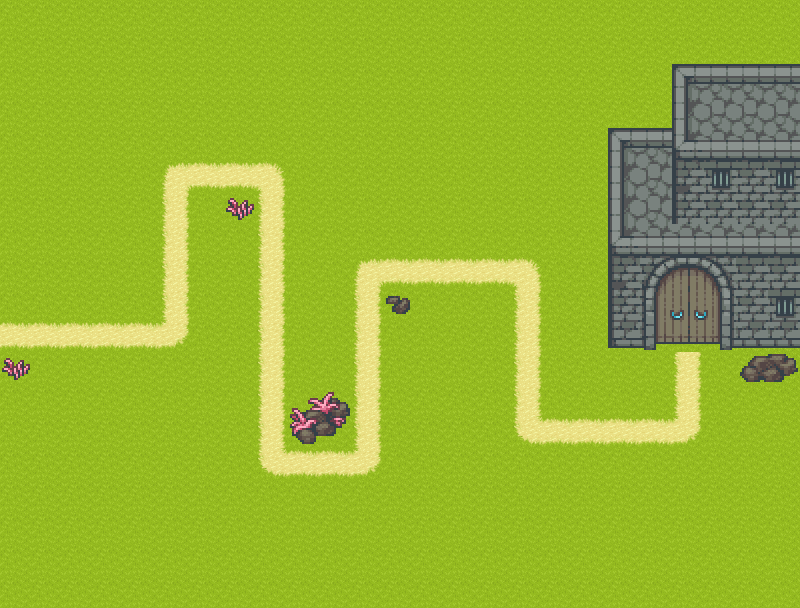

Rendered tile map (Tiled .tmx) drawn with the repository's tilesets; below, a short description and the full map source, tile grids included:
An orthogonal 25x19 tile map with 32x32 px tiles, 4 tile layers (ground, ground2, monsterpath, castle), 3 tilesets.

<map version="1.4" tiledversion="1.4.3" orientation="orthogonal" renderorder="right-down" width="25" height="19" tilewidth="32" tileheight="32" infinite="0" nextlayerid="8" nextobjectid="1">
 <tileset firstgid="1" name="grassdirt" tilewidth="32" tileheight="32" tilecount="48" columns="8">
  <image source="grassdirt.png" width="256" height="192" />
 </tileset>
 <tileset firstgid="49" name="castle" tilewidth="32" tileheight="32" tilecount="256" columns="16">
  <image source="castle.png" width="512" height="512" />
 </tileset>
 <tileset firstgid="305" name="grass" tilewidth="32" tileheight="32" tilecount="48" columns="8">
  <image source="grass.png" width="256" height="192" />
 </tileset>
 <layer id="1" name="ground" width="25" height="19">
  <data encoding="csv">
319,319,319,319,319,319,319,319,319,319,319,319,319,319,319,319,319,319,319,319,319,319,319,319,319,
319,319,319,319,319,319,319,319,319,319,319,319,319,319,319,319,319,319,319,319,319,319,319,319,319,
319,319,319,319,319,319,319,319,319,319,319,319,319,319,319,319,319,319,319,319,319,319,319,319,319,
319,319,319,319,319,319,319,319,319,319,319,319,319,319,319,319,319,319,319,319,319,0,0,0,0,
319,319,319,319,319,319,319,319,319,319,319,319,319,319,319,319,319,319,319,319,319,319,319,319,319,
319,319,319,319,319,319,319,319,319,319,319,319,319,319,319,319,319,319,319,319,319,319,319,319,319,
319,319,319,319,319,319,319,319,319,319,319,319,319,319,319,319,319,319,319,319,319,319,319,319,319,
319,319,319,319,319,319,319,319,0,319,319,319,319,319,319,319,319,319,319,319,319,319,319,319,319,
319,319,319,319,319,319,319,319,319,319,319,0,0,319,319,319,319,319,319,319,0,0,319,319,319,
319,319,319,319,319,319,319,319,319,319,319,319,319,319,319,319,319,319,319,319,319,319,319,319,319,
319,319,319,319,319,0,319,319,319,319,319,319,319,319,319,319,319,319,319,319,319,319,319,319,319,
319,319,319,319,319,319,319,319,319,319,319,319,319,319,319,319,319,319,319,319,319,319,319,319,319,
319,319,319,319,319,319,319,319,319,319,319,319,319,319,319,319,319,319,319,319,319,319,319,319,319,
319,319,319,319,319,319,319,319,319,319,319,319,319,319,319,319,319,319,319,319,319,319,319,319,319,
319,319,319,319,319,319,319,319,319,319,319,319,319,319,319,319,319,319,319,319,319,319,319,319,319,
319,319,319,319,319,319,319,319,319,319,319,319,319,319,319,319,319,319,319,319,319,319,319,319,319,
319,319,319,319,319,319,319,319,319,319,319,319,319,319,319,319,319,319,319,319,319,319,319,319,319,
319,319,319,319,319,319,319,319,319,319,319,319,319,319,319,319,319,319,319,319,319,319,319,319,319,
319,319,319,319,319,319,319,319,319,319,319,319,319,319,319,319,319,319,319,319,319,319,319,319,319
</data>
 </layer>
 <layer id="4" name="ground2" width="25" height="19">
  <data encoding="csv">
0,0,0,0,0,0,0,0,0,0,0,0,0,0,0,0,0,0,0,0,0,0,0,0,0,
0,0,0,0,0,0,0,0,0,0,0,0,0,0,0,0,0,0,0,0,0,0,0,0,0,
0,0,0,0,0,0,0,0,0,0,0,0,0,0,0,0,0,0,0,0,0,0,0,0,0,
0,0,0,0,0,0,0,0,0,0,0,0,0,0,0,0,0,0,0,0,0,0,0,0,0,
0,0,0,0,0,0,0,0,0,0,0,0,0,0,0,0,0,0,0,0,0,0,0,0,0,
0,0,0,0,0,0,0,0,0,0,0,0,0,0,0,0,0,0,0,0,0,0,0,0,0,
0,0,0,0,0,0,0,82,0,0,0,0,0,0,0,0,0,0,0,0,0,0,0,0,0,
0,0,0,0,0,0,0,0,0,0,0,0,0,0,0,0,0,0,0,0,0,0,0,0,0,
0,0,0,0,0,0,0,0,0,0,0,0,0,0,0,0,0,0,0,0,0,0,0,0,0,
0,0,0,0,0,0,0,0,0,0,0,0,66,0,0,0,0,0,0,0,0,0,0,0,0,
0,0,0,0,0,0,0,0,0,0,0,0,0,0,0,0,0,0,0,0,0,0,0,0,0,
82,0,0,0,0,0,0,0,0,0,0,0,0,0,0,0,0,0,0,0,0,0,0,69,70,
0,0,0,0,0,0,0,0,0,71,72,0,0,0,0,0,0,0,0,0,0,0,0,0,0,
0,0,0,0,0,0,0,0,0,87,88,0,0,0,0,0,0,0,0,0,0,0,0,0,0,
0,0,0,0,0,0,0,0,0,0,0,0,0,0,0,0,0,0,0,0,0,0,0,0,0,
0,0,0,0,0,0,0,0,0,0,0,0,0,0,0,0,0,0,0,0,0,0,0,0,0,
0,0,0,0,0,0,0,0,0,0,0,0,0,0,0,0,0,0,0,0,0,0,0,0,0,
0,0,0,0,0,0,0,0,0,0,0,0,0,0,0,0,0,0,0,0,0,0,0,0,0,
0,0,0,0,0,0,0,0,0,0,0,0,0,0,0,0,0,0,0,0,0,0,0,0,0
</data>
 </layer>
 <layer id="2" name="monsterpath" width="25" height="19">
  <data encoding="csv">
0,0,0,0,0,0,0,0,0,0,0,0,0,0,0,0,0,0,0,0,0,0,0,0,0,
0,0,0,0,0,0,0,0,0,0,0,0,0,0,0,0,0,0,0,0,0,0,0,0,0,
0,0,0,0,0,0,0,0,0,0,0,0,0,0,0,0,0,0,0,0,0,0,0,0,0,
0,0,0,0,0,0,0,0,0,0,0,0,0,0,0,0,0,0,0,0,0,0,0,0,0,
0,0,0,0,0,0,0,0,0,0,0,0,0,0,0,0,0,0,0,0,0,0,0,0,0,
0,0,0,0,0,9,3,3,10,0,0,0,0,0,0,0,0,0,0,0,0,0,0,0,0,
0,0,0,0,0,13,0,0,13,0,0,0,0,0,0,0,0,0,0,0,0,0,0,0,0,
0,0,0,0,0,13,0,0,13,0,0,0,0,0,0,0,0,0,0,0,0,0,0,0,0,
0,0,0,0,0,13,0,0,13,0,0,9,3,3,3,3,10,0,0,0,0,0,0,0,0,
0,0,0,0,0,13,0,0,13,0,0,13,0,0,0,0,13,0,0,0,0,0,0,0,0,
3,3,3,3,3,18,0,0,13,0,0,13,0,0,0,0,13,0,0,0,0,0,0,0,0,
0,0,0,0,0,0,0,0,13,0,0,13,0,0,0,0,13,0,0,0,0,13,0,0,0,
0,0,0,0,0,0,0,0,13,0,0,13,0,0,0,0,13,0,0,0,0,13,0,0,0,
0,0,0,0,0,0,0,0,13,0,0,13,0,0,0,0,17,3,3,3,3,18,0,0,0,
0,0,0,0,0,0,0,0,17,3,3,18,0,0,0,0,0,0,0,0,0,0,0,0,0,
0,0,0,0,0,0,0,0,0,0,0,0,0,0,0,0,0,0,0,0,0,0,0,0,0,
0,0,0,0,0,0,0,0,0,0,0,0,0,0,0,0,0,0,0,0,0,0,0,0,0,
0,0,0,0,0,0,0,0,0,0,0,0,0,0,0,0,0,0,0,0,0,0,0,0,0,
0,0,0,0,0,0,0,0,0,0,0,0,0,0,0,0,0,0,0,0,0,0,0,0,0
</data>
 </layer>
 <layer id="3" name="castle" width="25" height="19">
  <data encoding="csv">
0,0,0,0,0,0,0,0,0,0,0,0,0,0,0,0,0,0,0,0,0,0,0,0,0,
0,0,0,0,0,0,0,0,0,0,0,0,0,0,0,0,0,0,0,0,0,0,0,0,0,
0,0,0,0,0,0,0,0,0,0,0,0,0,0,0,0,0,0,0,0,0,209,210,210,210,
0,0,0,0,0,0,0,0,0,0,0,0,0,0,0,0,0,0,0,0,0,225,226,226,226,
0,0,0,0,0,0,0,0,0,0,0,0,0,0,0,0,0,0,0,209,210,241,242,242,242,
0,0,0,0,0,0,0,0,0,0,0,0,0,0,0,0,0,0,0,225,226,257,216,258,216,
0,0,0,0,0,0,0,0,0,0,0,0,0,0,0,0,0,0,0,225,226,273,274,274,274,
0,0,0,0,0,0,0,0,0,0,0,0,0,0,0,0,0,0,0,241,242,242,242,242,242,
0,0,0,0,0,0,0,0,0,0,0,0,0,0,0,0,0,0,0,257,268,269,270,258,258,
0,0,0,0,0,0,0,0,0,0,0,0,0,0,0,0,0,0,0,273,284,285,286,274,216,
0,0,0,0,0,0,0,0,0,0,0,0,0,0,0,0,0,0,0,289,300,301,302,290,290,
0,0,0,0,0,0,0,0,0,0,0,0,0,0,0,0,0,0,0,0,0,0,0,0,0,
0,0,0,0,0,0,0,0,0,0,0,0,0,0,0,0,0,0,0,0,0,0,0,0,0,
0,0,0,0,0,0,0,0,0,0,0,0,0,0,0,0,0,0,0,0,0,0,0,0,0,
0,0,0,0,0,0,0,0,0,0,0,0,0,0,0,0,0,0,0,0,0,0,0,0,0,
0,0,0,0,0,0,0,0,0,0,0,0,0,0,0,0,0,0,0,0,0,0,0,0,0,
0,0,0,0,0,0,0,0,0,0,0,0,0,0,0,0,0,0,0,0,0,0,0,0,0,
0,0,0,0,0,0,0,0,0,0,0,0,0,0,0,0,0,0,0,0,0,0,0,0,0,
0,0,0,0,0,0,0,0,0,0,0,0,0,0,0,0,0,0,0,0,0,0,0,0,0
</data>
 </layer>
</map>
